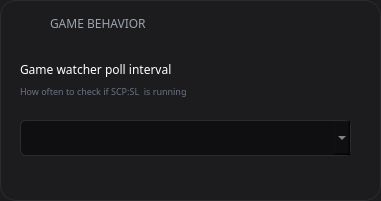
      <widget class="QFrame" name="format_qual_frame_7">
       <property name="geometry">
        <rect>
         <x>390</x>
         <y>10</y>
         <width>381</width>
         <height>201</height>
        </rect>
       </property>
       <property name="sizePolicy">
        <sizepolicy hsizetype="Preferred" vsizetype="Preferred">
         <horstretch>0</horstretch>
         <verstretch>0</verstretch>
        </sizepolicy>
       </property>
       <property name="minimumSize">
        <size>
         <width>318</width>
         <height>179</height>
        </size>
       </property>
       <property name="font">
        <font>
         <family>Manrope</family>
        </font>
       </property>
       <property name="styleSheet">
        <string notr="true">background-color: #1c1c1e;
border-radius: 16px;
border: 1px solid #2c2c2e;</string>
       </property>
       <property name="frameShape">
        <enum>QFrame::StyledPanel</enum>
       </property>
       <property name="frameShadow">
        <enum>QFrame::Raised</enum>
       </property>
       <widget class="QLabel" name="logo_text_18">
        <property name="geometry">
         <rect>
          <x>50</x>
          <y>13</y>
          <width>231</width>
          <height>21</height>
         </rect>
        </property>
        <property name="font">
         <font>
          <family>Manrope</family>
          <pointsize>9</pointsize>
         </font>
        </property>
        <property name="styleSheet">
         <string notr="true">background-color: transparent;
color: #9CA3AF;
outline: none;
border: none;</string>
        </property>
        <property name="text">
         <string>GAME BEHAVIOR</string>
        </property>
       </widget>
       <widget class="QLabel" name="behavior_icon">
        <property name="geometry">
         <rect>
          <x>20</x>
          <y>13</y>
          <width>21</width>
          <height>21</height>
         </rect>
        </property>
        <property name="font">
         <font>
          <family>Manrope</family>
          <pointsize>12</pointsize>
         </font>
        </property>
        <property name="styleSheet">
         <string notr="true">background-color: transparent;
color: white;
border: none;
outline: none;</string>
        </property>
        <property name="text">
         <string/>
        </property>
        <property name="pixmap">
         <pixmap resource="resources.qrc">:/images/images/hotjar-brands-solid.png</pixmap>
        </property>
        <property name="scaledContents">
         <bool>true</bool>
        </property>
       </widget>
       <widget class="QLabel" name="logo_text_29">
        <property name="geometry">
         <rect>
          <x>20</x>
          <y>50</y>
          <width>211</width>
          <height>38</height>
         </rect>
        </property>
        <property name="font">
         <font>
          <family>Manrope</family>
          <pointsize>9</pointsize>
         </font>
        </property>
        <property name="styleSheet">
         <string notr="true">background-color: transparent;
color: white;
border: none;
outline: none;</string>
        </property>
        <property name="text">
         <string>Game watcher poll interval</string>
        </property>
       </widget>
       <widget class="QLabel" name="logo_text_30">
        <property name="geometry">
         <rect>
          <x>20</x>
          <y>76</y>
          <width>251</width>
          <height>31</height>
         </rect>
        </property>
        <property name="font">
         <font>
          <family>Manrope</family>
          <pointsize>7</pointsize>
         </font>
        </property>
        <property name="styleSheet">
         <string notr="true">background-color: transparent;
color: #6B7280;
border: none;
outline: none;</string>
        </property>
        <property name="text">
         <string>How often to check if SCP:SL  is running</string>
        </property>
       </widget>
       <widget class="QComboBox" name="poll_interval">
        <property name="geometry">
         <rect>
          <x>20</x>
          <y>120</y>
          <width>331</width>
          <height>36</height>
         </rect>
        </property>
        <property name="font">
         <font>
          <pointsize>-1</pointsize>
         </font>
        </property>
        <property name="styleSheet">
         <string notr="true">QComboBox {
    background-color: #0f0f12;
    border: 1px solid #2c2c2e;
    border-radius: 6px;
    padding: 8px 12px;
    color: #c8c8c8;
    font-size: 12px;
    min-height: 18px;
}
QComboBox:hover {
    border: 1px solid #3a3a3f;
}
QComboBox:focus {
    border: 1px solid #3b82f6;
    outline: none;
}
QComboBox QAbstractItemView {
    background-color: #1a1a1f;
    border: 1px solid #2c2c2e;
    border-radius: 6px;
    color: #c8c8c8;
    selection-background-color: #2563eb;
    selection-color: #ffffff;
    padding: 4px;
    outline: none;
}
QComboBox QAbstractItemView::item {
    padding: 6px 10px;
    border-radius: 4px;
    min-height: 18px;
}
QComboBox QAbstractItemView::item:hover {
    background-color: #1f1f25;
}</string>
        </property>
       </widget>
      </widget>
